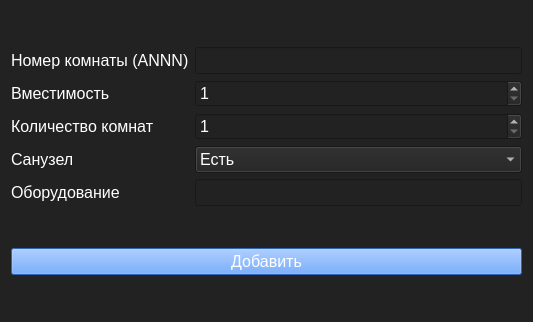
<?xml version="1.0" encoding="UTF-8"?>
<ui version="4.0">
 <class>AddRoomForm</class>
 <widget class="QWidget" name="AddRoomForm">
  <property name="geometry">
   <rect>
    <x>0</x>
    <y>0</y>
    <width>533</width>
    <height>322</height>
   </rect>
  </property>
  <property name="windowTitle">
   <string>Добавление комнаты</string>
  </property>
  <property name="styleSheet">
   <string notr="true">background-color: rgb(34, 34, 34);
color: rgb(255, 255, 255);</string>
  </property>
  <layout class="QVBoxLayout" name="verticalLayout">
   <item>
    <layout class="QGridLayout" name="gridLayout">
     <item row="0" column="1">
      <widget class="QLineEdit" name="roomId">
       <property name="font">
        <font>
         <pointsize>12</pointsize>
        </font>
       </property>
       <property name="maxLength">
        <number>4</number>
       </property>
      </widget>
     </item>
     <item row="5" column="0">
      <widget class="QLabel" name="label_5">
       <property name="font">
        <font>
         <pointsize>12</pointsize>
        </font>
       </property>
       <property name="text">
        <string>Оборудование</string>
       </property>
      </widget>
     </item>
     <item row="0" column="0">
      <widget class="QLabel" name="label">
       <property name="font">
        <font>
         <pointsize>12</pointsize>
        </font>
       </property>
       <property name="text">
        <string>Номер комнаты (ANNN)</string>
       </property>
      </widget>
     </item>
     <item row="1" column="0">
      <widget class="QLabel" name="label_2">
       <property name="font">
        <font>
         <pointsize>12</pointsize>
        </font>
       </property>
       <property name="text">
        <string>Вместимость</string>
       </property>
      </widget>
     </item>
     <item row="3" column="0">
      <widget class="QLabel" name="label_4">
       <property name="font">
        <font>
         <pointsize>12</pointsize>
        </font>
       </property>
       <property name="text">
        <string>Санузел</string>
       </property>
      </widget>
     </item>
     <item row="2" column="0">
      <widget class="QLabel" name="label_3">
       <property name="font">
        <font>
         <pointsize>12</pointsize>
        </font>
       </property>
       <property name="text">
        <string>Количество комнат</string>
       </property>
      </widget>
     </item>
     <item row="1" column="1">
      <widget class="QSpinBox" name="capacity">
       <property name="font">
        <font>
         <pointsize>12</pointsize>
        </font>
       </property>
       <property name="minimum">
        <number>1</number>
       </property>
      </widget>
     </item>
     <item row="2" column="1">
      <widget class="QSpinBox" name="roomsCount">
       <property name="font">
        <font>
         <pointsize>12</pointsize>
        </font>
       </property>
       <property name="minimum">
        <number>1</number>
       </property>
      </widget>
     </item>
     <item row="3" column="1">
      <widget class="QComboBox" name="bathroom">
       <property name="font">
        <font>
         <pointsize>12</pointsize>
        </font>
       </property>
       <item>
        <property name="text">
         <string>Есть</string>
        </property>
       </item>
       <item>
        <property name="text">
         <string>Нет</string>
        </property>
       </item>
      </widget>
     </item>
     <item row="5" column="1">
      <widget class="QLineEdit" name="equipment">
       <property name="font">
        <font>
         <pointsize>12</pointsize>
        </font>
       </property>
      </widget>
     </item>
    </layout>
   </item>
   <item>
    <widget class="QPushButton" name="addRoomBtn">
     <property name="font">
      <font>
       <pointsize>12</pointsize>
      </font>
     </property>
     <property name="styleSheet">
      <string notr="true">background-color: rgb(67, 142, 255);</string>
     </property>
     <property name="text">
      <string>Добавить</string>
     </property>
    </widget>
   </item>
  </layout>
 </widget>
 <resources/>
 <connections/>
</ui>
